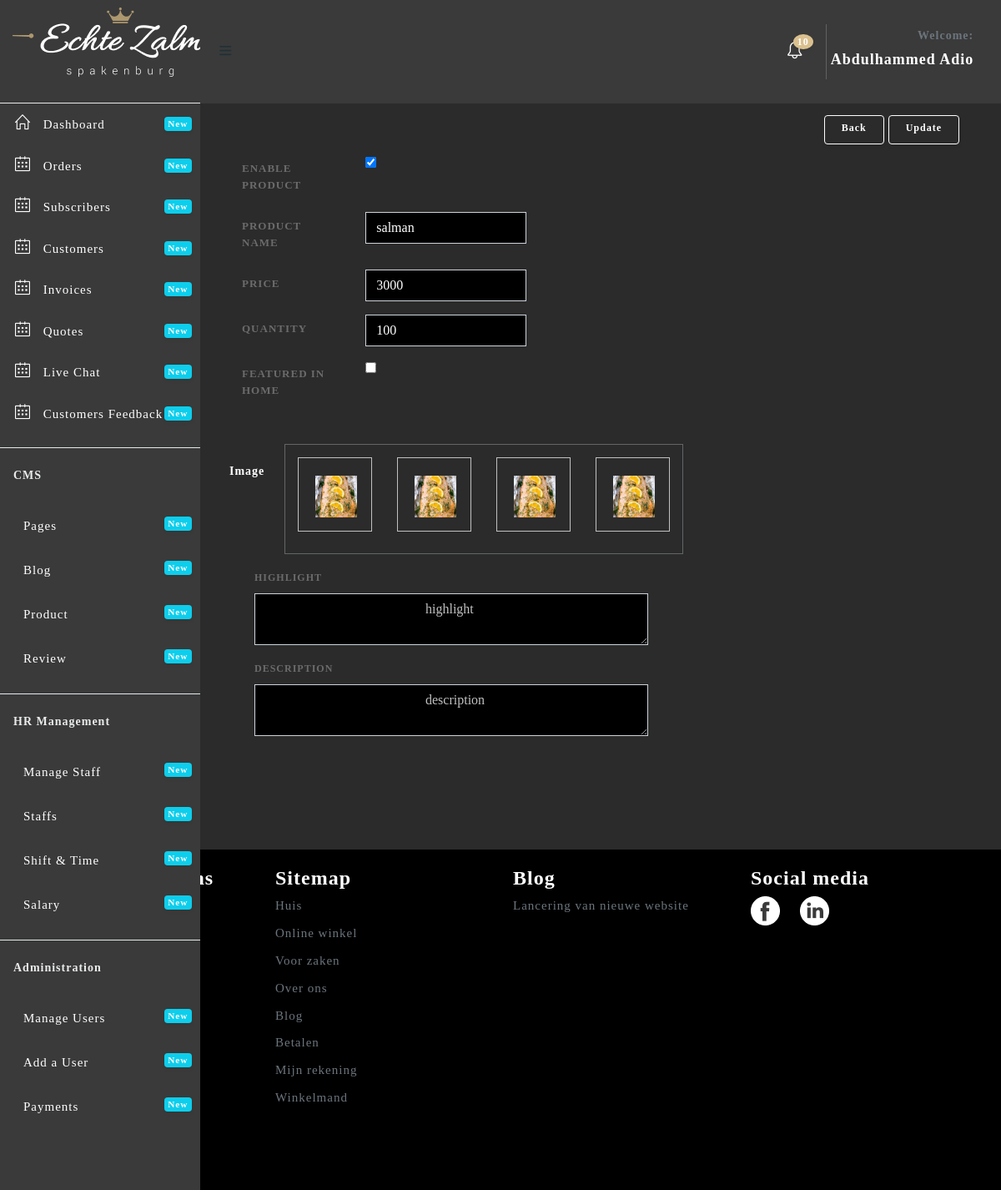
The page /admin/add-product.php?eid=1 (signed in) on the database its author committed.
### tables this page shows
CREATE TABLE `user_role_management` (
  `id` int(11) NOT NULL,
  `user_id` int(11) DEFAULT NULL,
  `menu_id` int(11) DEFAULT NULL,
  `status` tinyint(1) DEFAULT NULL
);

CREATE TABLE `menu` (
  `id` int(11) NOT NULL,
  `menu_name` varchar(255) DEFAULT NULL,
  `link` varchar(255) DEFAULT NULL,
  `icon_name` varchar(255) DEFAULT NULL,
  `level` int(2) NOT NULL
);

CREATE TABLE `product` (
  `id` int(11) NOT NULL,
  `prd_name` varchar(255) DEFAULT NULL,
  `price` varchar(255) DEFAULT NULL,
  `quantity` int(11) DEFAULT NULL,
  `image` varchar(255) DEFAULT NULL,
  `highlight` text,
  `description` text,
  `status` tinyint(1) DEFAULT NULL,
  `featured` tinyint(1) DEFAULT NULL,
  `created` varchar(255) DEFAULT NULL
);

### admin/add-product.php (the view, shortened to what this page needs)
<?php
include '../includes/connection.php';
$img_src = 'images/photo.png';
if(isset($_GET['eid']) && $_GET['eid'] != ''){
    $select = $connect2db->query("SELECT * FROM product WHERE id= '" . (int)$_GET['eid'] . "'");
    if($row = $select->fetch()){
    $p_name= $row->prd_name;
    $p_price= $row->price;
    $p_quantity = $row->quantity;
    $p_image = 'product/'.$row->image;
    $p_highlight = $row->highlight;
    $p_description = $row->description;
    $p_status = $row->status;
    $p_featured = $row->featured;
  }
}
?>
<?php include 'header.php'; ?>
  <div class="content-wrapper" style="background: #2B2B2B;">
    <div class="container-fluid">
    	<div class="row mt-5">
    		<div class="col-lg-12">
    			<div class="card" style="background:none;">
			     <div class="card-body">
			     	<form method="POST" action="" enctype="multipart/form-data">
				   <div class="card-title text-right">
				   	<a href="product-webshop.php" class="btn btn-primary"> back</a>
	              <?php
	              if(isset($_GET['eid'])){?>
	                <button type="submit" class="btn btn-primary" name="update"> Update</button>
	                <?php
	              }else{?>
	              	<input type="submit" name="add-product" value="Save" style="background:none; border-radius:5px;width:164px;height:45px;color:#AD976E;border:1px solid #fff;">
	              <?php }?>
				   </div>
				    <div class="form-group row">
					  <label for="input-4" class="col-sm-2 col-form-label">Enable Product</label>
					  <div class="col-sm-10">
                     	<input type="checkbox" name="status" class="js-switch" data-color="#DAC08E" <?php if(isset($_GET['eid']) && $_GET['eid'] != ''){if($p_status ==1){echo'checked';}else{echo'unchecked';}} ?>/>
					  </div>
					</div>
					 <div class="form-group row">
					  <label for="pname" class="col-sm-2 col-form-label">Product Name</label>
					  <div class="col-sm-3">
						<input type="text" name="pname" class="form-control custom-input" id="pname" value="<?php if(isset($_GET['eid']) && $_GET['eid'] != ''){echo$p_name;} ?>">
					  </div>
					</div>
					<div class="form-group row">
					  <label for="price" class="col-sm-2 col-form-label">Price</label>
					  <div class="col-sm-3">
						<input type="text" name="price" class="form-control custom-input" id="price" value="<?php if(isset($_GET['eid']) && $_GET['eid'] != ''){echo$p_price;} ?>" oninput="this.value = this.value.replace(/[^0-9.]/g, '').replace(/(\..*)\./g, '$1');">
					  </div>
					</div>
					<div class="form-group row">
					  <label for="quantity" class="col-sm-2 col-form-label">Quantity</label>
					  <div class="col-sm-3">
						<input type="number" name="quantity" class="form-control custom-input" id="quantity" value="<?php if(isset($_GET['eid']) && $_GET['eid'] != ''){echo$p_quantity;} ?>">
					  </div>
					</div>
					<div class="form-group row">
					  <label for="Featured" class="col-sm-2 col-form-label">Featured in Home</label>
					  <div class="col-sm-10">
                     	<input type="checkbox" name="featured" class="js-switch" data-color="#000" style="border:1px solid #fff;" <?php if(isset($_GET['eid']) && $_GET['eid'] != ''){if($p_featured ==1){echo 'checked';}else{echo'unchecked';}} ?>/>
					  </div>
					</div>
					<div class="form-group row mt-5">
				<h6 class="text-white mt-4 mb-3 mr-4"> Image</h6>
                <div id="user-role-section ml-2" style="border: 1px solid #626567;padding:15px">
                  <div class="row">
                    <div class="col-sm-3">
                      <label for="file" class="span">
					  	<img id="output" src="<?php if(isset($_GET['eid']) && $_GET['eid'] != ''){echo $p_image;}else{echo$img_src;} ?>" style="width:50px;height:50px;">
					  </label>
                      <div class="col-sm-10">
                      </div>
                    </div>
                    <div class="col-sm-3">
                      <label for="file1" class="span">
					  	<img id="slidOne" src="<?php if(isset($_GET['eid']) && $_GET['eid'] != ''){echo $p_image;}else{echo$img_src;} ?>" style="width:50px;height:50px;">
					  </label>
                      <div class="col-sm-10">
                      </div>
                    </div>
                    <div class="col-sm-3">
                      <label for="file2" class="span">
					  	<img id="slidTwo" src="<?php if(isset($_GET['eid']) && $_GET['eid'] != ''){echo $p_image;}else{echo$img_src;} ?>" style="width:50px;height:50px;">
					  </label>
                      <div class="col-sm-10">
                      </div>
                    </div>
                    <div class="col-sm-3">
                      <label for="file3" class="span">
					  	<img id="slidThree" src="<?php if(isset($_GET['eid']) && $_GET['eid'] != ''){echo $p_image;}else{echo$img_src;} ?>" style="width:50px;height:50px;">
					  </label>
                      <div class="col-sm-10">
                      </div>
                    </div>
                </div>
            </div>
					</div>
					<div class="form-group col-sm-7">
					  <label for="summernoteEditor">Highlight</label>
					  <textarea class="form-control" name="highlight"  id="summernoteEditor" placeholder="Message body">
					  	<?php if(isset($_GET['eid']) && $_GET['eid'] != ''){echo $p_highlight;}?>
					  </textarea>
					 </div>
					<div class="form-group col-sm-7">
					  <label for="description">Description</label>
					  <textarea class="form-control" name="description" id="description" placeholder="Message body" >
					  	<?php if(isset($_GET['eid']) && $_GET['eid'] != ''){echo $p_description;}?>
					  </textarea>
					 </div>
					</form>
				 </div>
			   </div>
    		</div>
    	</div>
    </div>
  </div>
<?php include 'footer.php'; ?>

### admin/header.php (shortened to what this page needs)
<!DOCTYPE html>
<html lang="en">
<head>
  <link href="assets/plugins/fullcalendar/css/fullcalendar.min.css" rel='stylesheet'/>
  <link href="assets/plugins/bootstrap-datatable/css/dataTables.bootstrap4.min.css" rel="stylesheet" type="text/css">
  <link href="assets/plugins/bootstrap-datatable/css/buttons.bootstrap4.min.css" rel="stylesheet" type="text/css">
  <link href="assets/plugins/vectormap/jquery-jvectormap-2.0.2.css" rel="stylesheet" />
  <link href="assets/plugins/simplebar/css/simplebar.css" rel="stylesheet"/>
  <link href="assets/css/bootstrap.min.css" rel="stylesheet"/>
  <link href="assets/css/animate.css" rel="stylesheet" type="text/css"/>
  <link href="assets/css/icons.css" rel="stylesheet" type="text/css"/>
  <link href="assets/css/sidebar-menu.css" rel="stylesheet"/>
  <link href="assets/css/app-style.css" rel="stylesheet"/>
  <link href="assets/css/poppins.css" rel="stylesheet"/>
   <link href="assets/plugins/select2/css/select2.min.css" rel="stylesheet" />
  <link href="assets/plugins/switchery/css/switchery.min.css" rel="stylesheet" />
  <link href="assets/plugins/bootstrap-switch/bootstrap-switch.min.css" rel="stylesheet">
  <link rel="stylesheet" href="assets/plugins/summernote/dist/summernote-bs4.css"/>
  <link href="assets/plugins/dropzone/css/dropzone.css" rel="stylesheet" type="text/css">
  <link href="assets/plugins/simplebar/css/simplebar.css" rel="stylesheet"/>
</head>
<body style="background: #2B2B2B;">
 <div id="wrapper">
   <div id="sidebar-wrapper" data-simplebar="" data-simplebar-auto-hide="true" style="background: #3A3A3A; color: white;">
     <div class="brand-logo" style="height: 124px; display: table;">
      <a href="../index.php" style="display: table-cell;vertical-align: middle;padding-left:15px;">
       <img src="images/logo-white.png"  alt="logo icon">
     </a>
   </div>
   <ul class="sidebar-menu do-nicescrol">
    <?php
      if (!is_file('no_delete.php')) {
        echo "A file is Missing";
      }else{
        include'../includes/connection.php';
        $id = $_SESSION['id'];
        $getMenu = $connect2db->prepare("SELECT menu.menu_name,menu.link,menu.icon_name,menu.id,user_role_management.menu_id,user_role_management.user_id, menu.level FROM menu JOIN user_role_management ON menu.id =user_role_management.menu_id WHERE menu.level = 1 AND user_role_management.user_id = $id ");
        $getMenu->execute();
        while ($menu = $getMenu->fetch()) {?>
          <li>
        <a href="<?php echo $menu->link?>" class="waves-effect" style="color:#fff">
          <i class="<?php echo($menu->icon_name)?>"></i> <span><?php echo $menu->menu_name?></span>
          <small class="badge float-right badge-info">New</small>
        </a>
      </li>
        <?php }
      }
    ?>
      <hr class="mt-3">
      <li><h6 class="ml-3 text-light mb-4 mt-4">CMS</h6></li>
    <?php
      if (!is_file('no_delete.php')) {
        echo "A file is Missing";
      }else{
        include'../includes/connection.php';
        $id = $_SESSION['id'];
        $getMenu = $connect2db->prepare("SELECT menu.menu_name,menu.link,menu.icon_name,menu.id,user_role_management.menu_id,user_role_management.user_id, menu.level FROM menu JOIN user_role_management ON menu.id =user_role_management.menu_id WHERE menu.level = 2 AND user_role_management.user_id = $id ");
        $getMenu->execute();
        while ($menu = $getMenu->fetch()) {?>
          <li>
        <a href="<?php echo $menu->link?>" class="waves-effect" style="color:#fff">
          <i class="<?php echo($menu->icon_name)?>"></i> <span><?php echo $menu->menu_name?></span>
          <small class="badge float-right badge-info">New</small>
        </a>
      </li>
        <?php }
      }
    ?>
      <hr class="mt-3">
      <li><h6 class="ml-3 text-light mb-4 mt-4">HR Management</h6></li>
    <?php
      if (!is_file('no_delete.php')) {
        echo "A file is Missing";
      }else{
        include'../includes/connection.php';
        $id = $_SESSION['id'];
        $getMenu = $connect2db->prepare("SELECT menu.menu_name,menu.link,menu.icon_name,menu.id,user_role_management.menu_id,user_role_management.user_id, menu.level FROM menu JOIN user_role_management ON menu.id =user_role_management.menu_id WHERE menu.level = 3 AND user_role_management.user_id = $id ");
        $getMenu->execute();
        while ($menu = $getMenu->fetch()) {?>
          <li>
        <a href="<?php echo $menu->link?>" class="waves-effect" style="color:#fff">
          <i class="<?php echo($menu->icon_name)?>"></i> <span><?php echo $menu->menu_name?></span>
          <small class="badge float-right badge-info">New</small>
        </a>
      </li>
        <?php }
      }
    ?>
      <hr class="mt-3">
      <li><h6 class="ml-3 text-light mb-4 mt-4">Administration</h6></li>
    <?php
      if (!is_file('no_delete.php')) {
        echo "A file is Missing";
      }else{
        include'../includes/connection.php';
        $id = $_SESSION['id'];
        $getMenu = $connect2db->prepare("SELECT menu.menu_name,menu.link,menu.icon_name,menu.id,user_role_management.menu_id,user_role_management.user_id, menu.level FROM menu JOIN user_role_management ON menu.id =user_role_management.menu_id WHERE menu.level = 4 AND user_role_management.user_id = $id ");
        $getMenu->execute();
        while ($menu = $getMenu->fetch()) {?>
          <li>
        <a href="<?php echo $menu->link?>" class="waves-effect" style="color:#fff">
          <i class="<?php echo($menu->icon_name)?>"></i> <span><?php echo $menu->menu_name?></span>
          <small class="badge float-right badge-info">New</small>
        </a>
      </li>
        <?php }
      }
    ?>
      <br><br>
    </ul>
   </div>
<header class="topbar-nav" >
 <nav class="navbar navbar-expand fixed-top" style="height: 124px; background: #3A3A3A;">
  <ul class="navbar-nav mr-auto align-items-center">
    <li class="nav-item">
      <a class="nav-link toggle-menu" href="javascript:void();">
       <i class="icon-menu menu-icon"></i>
     </a>
    </li>
  </ul>
  <ul class="navbar-nav align-items-center right-nav-link">
    <li class="nav-item dropdown-lg">
      <a class="nav-link dropdown-toggle dropdown-toggle-nocaret waves-effect" data-toggle="dropdown" href="javascript:void();">
    <i class="icon-bell text-white"></i><span class="badge badge-up" style="background:#DAC08E; color: #fff;">10</span></a>
    </li>
    <li class="nav-item">
      <a class="nav-link dropdown-toggle dropdown-toggle-nocaret" data-toggle="dropdown" href="#">
        <div style="border-left: 1px solid rgba(255, 255, 255, 0.2);padding:5px;text-transform: capitalize; text-align: right;">
          <span class="user-profile">
            <h6 class="text-muted">Welcome:</h6>
            <h5 class="text-white"><?php echo $_SESSION['fullname'];?></h5>
          </span>
        </div>
      </a>
    </li>
  </ul>
</nav>
</header>

### admin/assets/css/sidebar-menu.css (style rules this page uses)
.sidebar-menu { list-style: none; margin: 0; padding: 0; background-color: transparent; }
.sidebar-menu>li { position: relative; margin: 0; padding: 0; }
.sidebar-menu>li>a { padding: 13px 5px 13px 15px; display: block; border-left: 3px solid transparent; color: #223035; font-size: 15px; }
.sidebar-menu>li .label, .sidebar-menu>li .badge { margin-top: 3px; margin-right: 5px; }
.sidebar-menu a { color: #b8c7ce; text-decoration: none; }

### admin/add-product.php (style rules this page uses)
.span { font-size: 30px; cursor: pointer; border: 1px solid #c1c1c1; padding: 20px; width: 89px; height: 89px; align-items: center; align-content: center; }

### rows shown on the page
user_role_management: menu.menu_name "Dashboard"
user_role_management: menu.menu_name "Orders"
user_role_management: menu.menu_name "Subscribers"
user_role_management: menu.menu_name "Customers"
user_role_management: menu.menu_name "Invoices"
user_role_management: menu.menu_name "Quotes"
user_role_management: menu.menu_name "Live Chat"
user_role_management: menu.menu_name "Customers Feedback"
user_role_management: menu.menu_name "Pages"
user_role_management: menu.menu_name "Blog"
user_role_management: menu.menu_name "Product"
user_role_management: menu.menu_name "Review"
user_role_management: menu.menu_name "Manage Staff"
user_role_management: menu.menu_name "Staffs"
user_role_management: menu.menu_name "Shift & Time"
user_role_management: menu.menu_name "Salary"
user_role_management: menu.menu_name "Manage Users"
user_role_management: menu.menu_name "Add a User"
user_role_management: menu.menu_name "Payments"
product: status "☑", pname "salman", price "3000", quantity "100", image (picture), highlight "highlight", description "description"

### other values the page prints
$_SESSION['fullname'] "Abdulhammed Adio"
